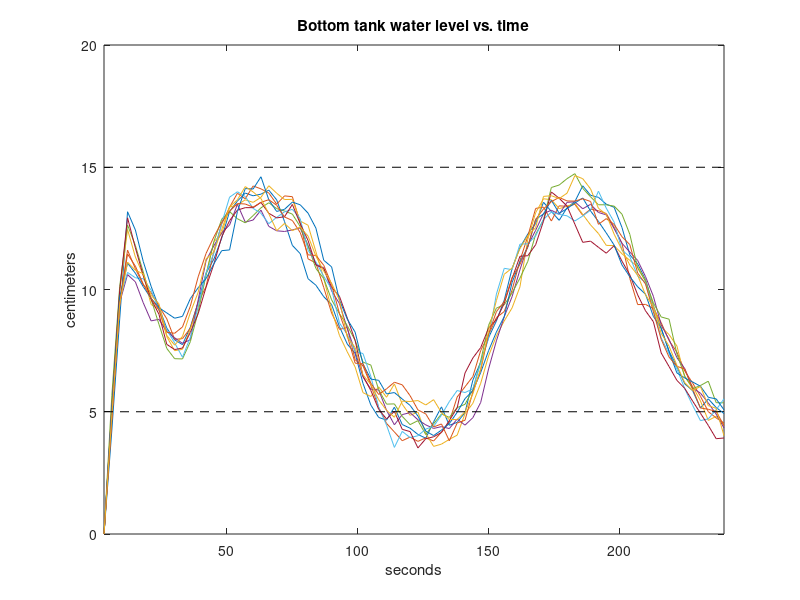
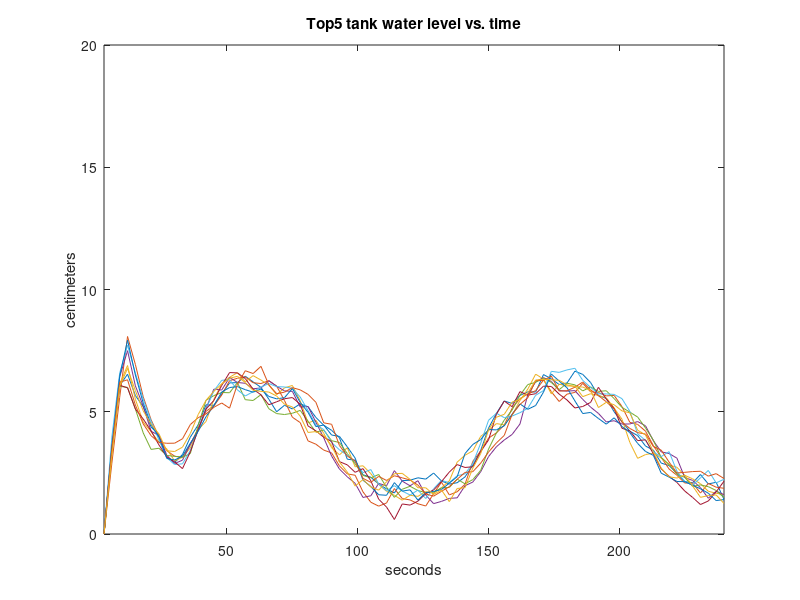
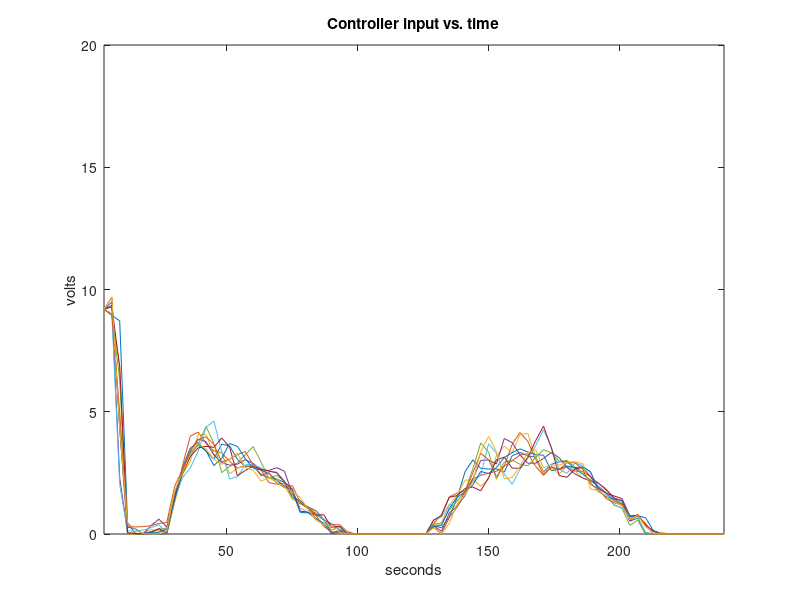
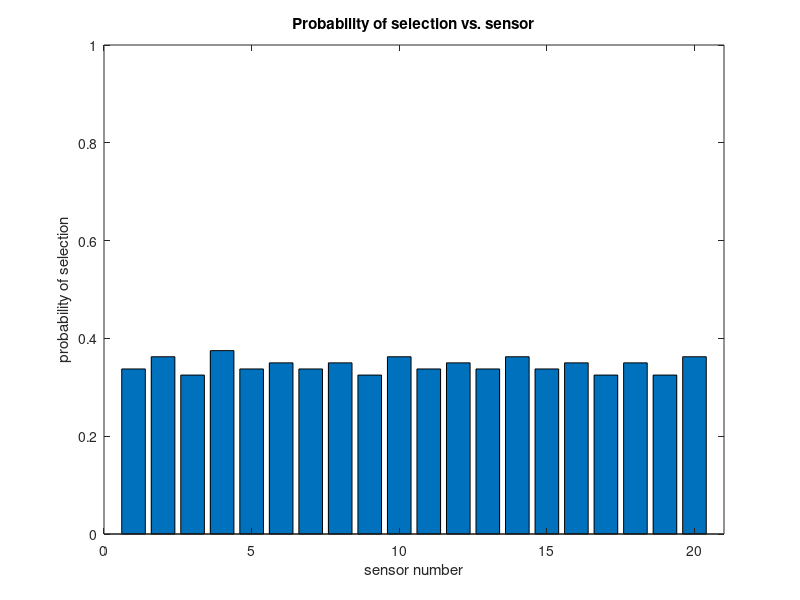

These figures' MATLAB source, in order:
% prints the figures for MED_2011 conference

clc
clear all
close all


load test

sim_time = size(Xlog,2);
N = data.nSensors;
times = data.h:data.h:data.h*sim_time; 



% Plot traces and envelope
figure(1)
range = sqrt(cost.c{1}); % assumes all are controlled to the same range
plot(times,Xlog(2:2:20,:))
hold on
plot([times(1),times(sim_time)],[Xref-range, Xref-range],'--k')
plot([times(1),times(sim_time)],[Xref+range, Xref+range],'--k')
%plot(times,eta(1,:),'.k')
%plot(times,eta(2,:),'.k')
axis([data.h sim_time*data.h 0 20]);
xlabel('seconds')
ylabel('centimeters')
title('Bottom tank water level vs. time')
    



figure(2)
range = cost.c{1}; % assumes all are controlled to the same range
plot(data.h:data.h:data.h*sim_time,Xlog(1:2:20,:))
hold on
plot([data.h,sim_time*data.h],[Xref-range, Xref-range],'--k')
plot([data.h,sim_time*data.h],[Xref+range, Xref+range],'--k')
axis([data.h sim_time*data.h 0 20]);
xlabel('seconds')
ylabel('centimeters')
title('Top5 tank water level vs. time')

figure(3)
plot(times,Ulog(1:data.nActuators,1:sim_time))
axis([data.h sim_time*data.h 0 20]);
xlabel('seconds')
ylabel('volts')
title('Controller input vs. time')

figure(4)
bar(sum(Qlog,2)/sim_time)
axis([0,21,0,1])
xlabel('sensor number')
ylabel('probability of selection')
title('Probability of selection vs. sensor')


vals = zeros(size(Qlog,1)*size(Qlog,2),2);
k = 0;
for i = 1:size(Qlog,1)
    for j = 1:size(Qlog,2)
        if (Qlog(i,j) == 1)
            k = k + 1;
            vals(k,1) = i;
            vals(k,2) = j;
        end
    end
end

figure(5)
%plot(vec(kron(times,ones(1,20))),vec(Qlog),'k.')
plot(vals(1:k,2),vals(1:k,1),'k.')
axis([0, length(times),0,21])
xlabel('seconds')
ylabel('sensor number')
title('Sensor schedule vs. time')

figure(6)
plot(times,ErrorLog/25)
xlabel('seconds')
ylabel('Error percentage')
title('Error percentage vs. time')

